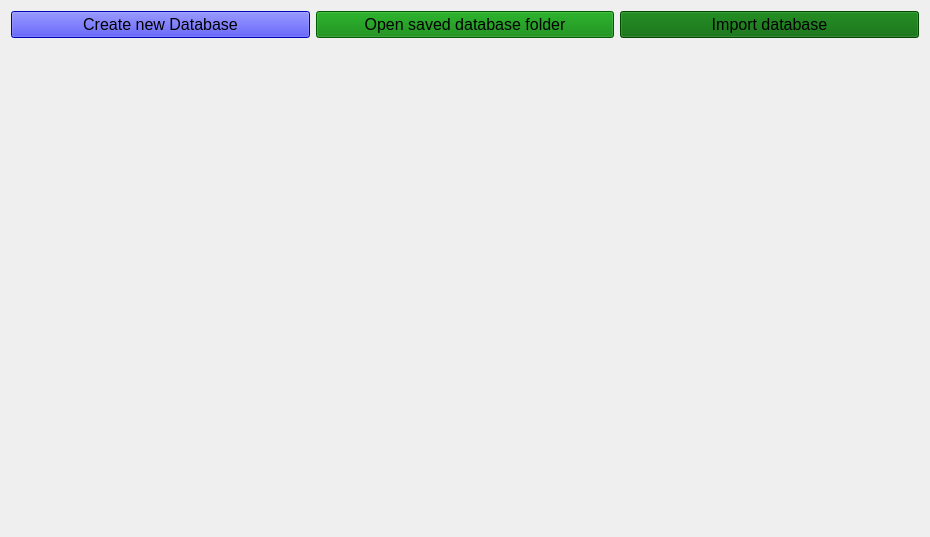
<?xml version="1.0" encoding="UTF-8"?>
<ui version="4.0">
 <class>W_Database_Manager</class>
 <widget class="QWidget" name="W_Database_Manager">
  <property name="geometry">
   <rect>
    <x>0</x>
    <y>0</y>
    <width>930</width>
    <height>537</height>
   </rect>
  </property>
  <property name="windowTitle">
   <string>Form</string>
  </property>
  <layout class="QGridLayout" name="gridLayout">
   <item row="0" column="0">
    <widget class="QPushButton" name="b_new_database">
     <property name="font">
      <font>
       <pointsize>12</pointsize>
      </font>
     </property>
     <property name="styleSheet">
      <string notr="true">background-color: blue</string>
     </property>
     <property name="text">
      <string>Create new Database</string>
     </property>
     <property name="icon">
      <iconset resource="../../resources/icons.qrc">
       <normaloff>:/assets/vcs-added.svg</normaloff>:/assets/vcs-added.svg</iconset>
     </property>
    </widget>
   </item>
   <item row="0" column="1">
    <widget class="QPushButton" name="b_open_saved_database_folder">
     <property name="font">
      <font>
       <pointsize>12</pointsize>
      </font>
     </property>
     <property name="styleSheet">
      <string notr="true">background-color: green</string>
     </property>
     <property name="text">
      <string>Open saved database folder</string>
     </property>
     <property name="icon">
      <iconset resource="../../resources/icons.qrc">
       <normaloff>:/assets/kbackup.svg</normaloff>:/assets/kbackup.svg</iconset>
     </property>
    </widget>
   </item>
   <item row="0" column="2">
    <widget class="QPushButton" name="b_import_database">
     <property name="font">
      <font>
       <pointsize>12</pointsize>
      </font>
     </property>
     <property name="styleSheet">
      <string notr="true">background-color: darkgreen</string>
     </property>
     <property name="text">
      <string>Import database</string>
     </property>
     <property name="icon">
      <iconset resource="../../resources/icons.qrc">
       <normaloff>:/assets/document-import.svg</normaloff>:/assets/document-import.svg</iconset>
     </property>
    </widget>
   </item>
   <item row="1" column="0" colspan="3">
    <widget class="W_Tile_View" name="tile_view" native="true"/>
   </item>
  </layout>
 </widget>
 <customwidgets>
  <customwidget>
   <class>W_Tile_View</class>
   <extends>QWidget</extends>
   <header>w_tile_view.h</header>
   <container>1</container>
  </customwidget>
 </customwidgets>
 <tabstops>
  <tabstop>b_new_database</tabstop>
  <tabstop>b_open_saved_database_folder</tabstop>
 </tabstops>
 <resources>
  <include location="../../resources/icons.qrc"/>
 </resources>
 <connections/>
</ui>
